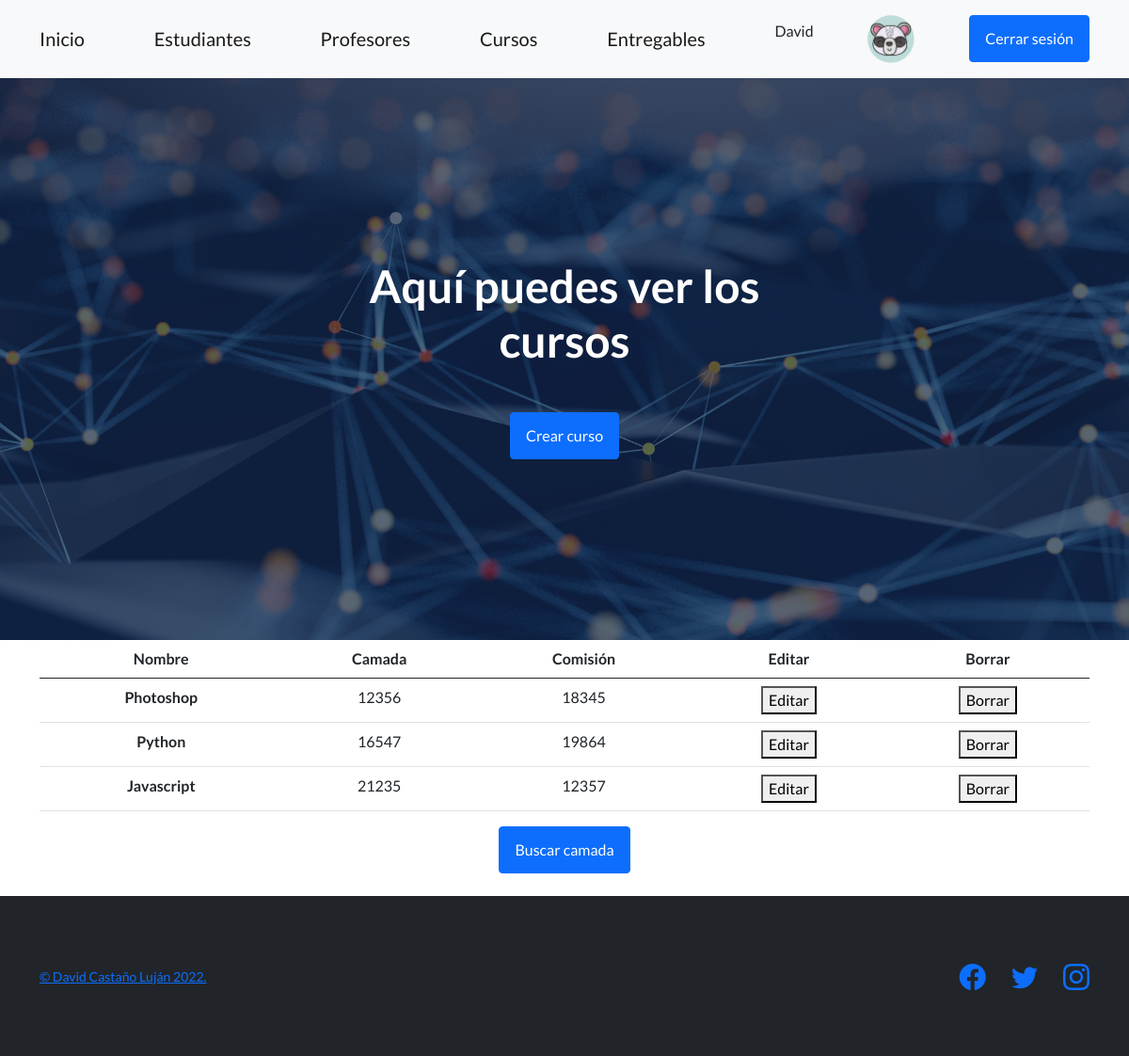
Page /AppCoder/verCursos (signed in) on the committed database.
### AppCoder/models.py (models this page shows)
class AvatarImagen(models.Model):
    usuario = models.ForeignKey(User, on_delete=models.CASCADE)
    imagen = models.ImageField(upload_to="avatares", null=True, blank=True)

class Curso(models.Model):
    nombre = models.CharField(max_length=40)
    camada = models.IntegerField()
    comision = models.IntegerField()

### AppCoder/views.py (the view)
# urls.py: path('verCursos', cursos, name='Cursos'),
def cursos(request):
    listaCursos = Curso.objects.all()
    return render(request, "AppCoder/verCursos.html", {"listaCursos":listaCursos})

### AppCoder/templates/AppCoder/verCursos.html
{% extends "AppCoder/padre.html" %}
{% block titulo %}
    Aquí puedes ver los cursos
{% endblock %}
{% block botonTitulo %}
{% if request.user.is_authenticated %}
    <div class="col-auto"><a href="/AppCoder/crearCursos"><button class="btn btn-primary">Crear curso</button></a></div>
{% endif %}
{% endblock %}
{% block resultados %}
<table class="table">
    <thead>
        <tr>
            <th scope="col">Nombre</th>
            <th scope="col">Camada</th>
            <th scope="col">Comisión</th>
            {% if request.user.is_authenticated %}
            <th scope="col">Editar</th>
            <th scope="col">Borrar</th>
            {% endif %}
        </tr>
    </thead>
    <tbody>
    {% for x in listaCursos %}
        <tr>
            <th scope="row">{{x.nombre}}</th>
            <td>{{x.camada}}</td>
            <td>{{x.comision}}</td>
        {% if request.user.is_authenticated %}
            <td><a href="{% url 'editarCurso' x.camada %}"><button>Editar</button></a></td>
            <td><a href="{% url 'borrarCursos' x.camada %}"><button>Borrar</button></a></td>
        {% endif %}
        {% endfor %}
    </tbody>
</table>
{% endblock %}
{% block botonBuscar %}
<div class="row justify-content-center">
<div class="col-auto"><a href="/AppCoder/buscarCurso"><button class="btn btn-primary">Buscar camada</button></a></div>
</div>
<br>
{% endblock %}

### AppCoder/templates/AppCoder/padre.html (shortened to what this page needs)
<!DOCTYPE html>
<html lang="en">
    <head>{% load static %}
        <link href="https://cdn.jsdelivr.net/npm/bootstrap-icons@1.5.0/font/bootstrap-icons.css" rel="stylesheet" type="text/css" />
        <link href="{% static 'AppCoder/css/styles.css' %}" rel="stylesheet" />
    </head>
    <body>
        <nav class="navbar navbar-light bg-light static-top">
            <div class="container">
                <a class="navbar-brand" href="{% url 'Start' %}">Inicio</a>
                <a class="navbar-brand" href="{% url 'Estudiantes' %}">Estudiantes</a>
                <a class="navbar-brand" href="{% url 'Profesores' %}">Profesores</a>
                <a class="navbar-brand" href="{% url 'Cursos' %}">Cursos</a>
                <a class="navbar-brand" href="{% url 'Entregables' %}">Entregables</a>
                {% if request.user.is_authenticated %}
                <p>{{request.user.first_name}}</p>
                    {% with request.user.avatarimagen_set.first as avatar %}
                        {% if avatar%}
                        <img src="{{avatar.imagen.url}}" alt="" width="50px" class="navbar-text">
                        {% else %}
                        <img src="../../../media/avatares/default.png" alt="" width="50px" class="navbar-text">
                        {% endif %}
                        {% endwith %}
                        <a class="btn btn-primary" href="{% url 'cerrar sesion' %}">Cerrar sesión</a>
                {% else %}
                <a class="btn btn-primary" href="{% url 'iniciar sesion' %}">Iniciar sesión</a>
                <a class="btn btn-primary" href="{% url 'registro' %}">Registrarse</a>
                {% endif %}
            </div>
        </nav>
        <header class="masthead">
            <div class="container position-relative">
                <div class="row justify-content-center">
                    <div class="col-xl-6">
                        <div class="text-center text-white">
                            <h1 class="mb-5">
                                {% block titulo %}
                                {% endblock %}
                            </h1>
                            {% block botonTitulo %}
                            {% endblock %}
                        </div>
                    </div>
                </div>
            </div>
        </header>
        <div class="container text-center">
                {% block resultados %}
                {% endblock %}
        </div>
        {% block botonBuscar %}
        {% endblock %}
        <footer class="footer bg-dark">
            <div class="container">
                <div class="row">
                    <div class="col-lg-6 h-100 text-center text-lg-start my-auto">
                        <p class="text-muted small mb-4 mb-lg-0"> <a href="{% url 'aboutMe' %}">&copy; David Castaño Luján 2022.</a></p>
                    </div>
                    <div class="col-lg-6 h-100 text-center text-lg-end my-auto">
                        <ul class="list-inline mb-0">
                            <li class="list-inline-item me-4">
                                <a href="https://www.facebook.com/davidcaslu"><i class="bi-facebook fs-3"></i></a>
                            </li>
                            <li class="list-inline-item me-4">
                                <a href="https://twitter.com/davidcaslu"><i class="bi-twitter fs-3"></i></a>
                            </li>
                            <li class="list-inline-item">
                                <a href="https://www.instagram.com/davidcaslu/"><i class="bi-instagram fs-3"></i></a>
                            </li>
                        </ul>
                    </div>
                </div>
            </div>
        </footer>
    </body>
</html>

### rows in the picture
AvatarImagen: imagen (picture)
Curso: nombre "Photoshop", camada "12356", comision "18345"
Curso: nombre "Python", camada "16547", comision "19864"
Curso: nombre "Javascript", camada "21235", comision "12357"

### other values in the picture
{{ request.user.first_name }} "David"
